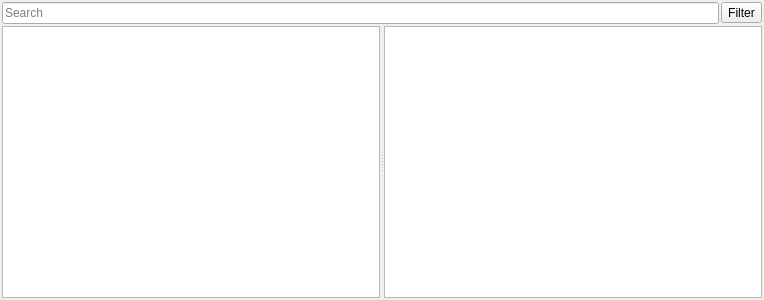
<?xml version="1.0" encoding="UTF-8"?>
<ui version="4.0">
 <class>ContentBrowser</class>
 <widget class="QWidget" name="ContentBrowser">
  <property name="geometry">
   <rect>
    <x>0</x>
    <y>0</y>
    <width>764</width>
    <height>300</height>
   </rect>
  </property>
  <property name="windowTitle">
   <string>Content Browser</string>
  </property>
  <property name="windowIcon">
   <iconset resource="../../../res/WorldEditor.qrc">
    <normaloff>:/Style/styles/dark/icons/folder.png</normaloff>:/Style/styles/dark/icons/folder.png</iconset>
  </property>
  <layout class="QVBoxLayout" name="verticalLayout">
   <property name="spacing">
    <number>2</number>
   </property>
   <property name="leftMargin">
    <number>2</number>
   </property>
   <property name="topMargin">
    <number>2</number>
   </property>
   <property name="rightMargin">
    <number>2</number>
   </property>
   <property name="bottomMargin">
    <number>2</number>
   </property>
   <item>
    <layout class="QHBoxLayout" name="filterLayout">
     <property name="spacing">
      <number>2</number>
     </property>
     <property name="topMargin">
      <number>0</number>
     </property>
     <item>
      <widget class="QLineEdit" name="findContent">
       <property name="placeholderText">
        <string>Search</string>
       </property>
      </widget>
     </item>
     <item>
      <widget class="QToolButton" name="filterButton">
       <property name="enabled">
        <bool>true</bool>
       </property>
       <property name="text">
        <string>Filter</string>
       </property>
       <property name="popupMode">
        <enum>QToolButton::InstantPopup</enum>
       </property>
       <property name="toolButtonStyle">
        <enum>Qt::ToolButtonTextBesideIcon</enum>
       </property>
       <property name="autoRaise">
        <bool>false</bool>
       </property>
      </widget>
     </item>
    </layout>
   </item>
   <item>
    <widget class="QSplitter" name="splitter">
     <property name="orientation">
      <enum>Qt::Horizontal</enum>
     </property>
     <widget class="QTreeView" name="contentTree">
      <property name="contextMenuPolicy">
       <enum>Qt::CustomContextMenu</enum>
      </property>
      <property name="editTriggers">
       <set>QAbstractItemView::EditKeyPressed</set>
      </property>
      <property name="dragEnabled">
       <bool>true</bool>
      </property>
      <property name="dragDropMode">
       <enum>QAbstractItemView::DragDrop</enum>
      </property>
      <property name="defaultDropAction">
       <enum>Qt::CopyAction</enum>
      </property>
      <property name="selectionMode">
       <enum>QAbstractItemView::ExtendedSelection</enum>
      </property>
      <attribute name="headerVisible">
       <bool>false</bool>
      </attribute>
     </widget>
     <widget class="ListView" name="contentList">
      <property name="contextMenuPolicy">
       <enum>Qt::CustomContextMenu</enum>
      </property>
      <property name="editTriggers">
       <set>QAbstractItemView::EditKeyPressed</set>
      </property>
      <property name="dragEnabled">
       <bool>true</bool>
      </property>
      <property name="dragDropMode">
       <enum>QAbstractItemView::DragDrop</enum>
      </property>
      <property name="defaultDropAction">
       <enum>Qt::MoveAction</enum>
      </property>
      <property name="selectionMode">
       <enum>QAbstractItemView::ExtendedSelection</enum>
      </property>
      <property name="verticalScrollMode">
       <enum>QAbstractItemView::ScrollPerPixel</enum>
      </property>
      <property name="movement">
       <enum>QListView::Snap</enum>
      </property>
      <property name="resizeMode">
       <enum>QListView::Adjust</enum>
      </property>
      <property name="layoutMode">
       <enum>QListView::Batched</enum>
      </property>
      <property name="gridSize">
       <size>
        <width>100</width>
        <height>120</height>
       </size>
      </property>
      <property name="viewMode">
       <enum>QListView::IconMode</enum>
      </property>
      <property name="uniformItemSizes">
       <bool>false</bool>
      </property>
      <property name="wordWrap">
       <bool>true</bool>
      </property>
     </widget>
    </widget>
   </item>
  </layout>
 </widget>
 <customwidgets>
  <customwidget>
   <class>ListView</class>
   <extends>QListView</extends>
   <header>screens/contentbrowser/listview.h</header>
  </customwidget>
 </customwidgets>
 <resources>
  <include location="../../../res/WorldEditor.qrc"/>
  <include location="../../../res/WorldEditor.qrc"/>
 </resources>
 <connections/>
</ui>
